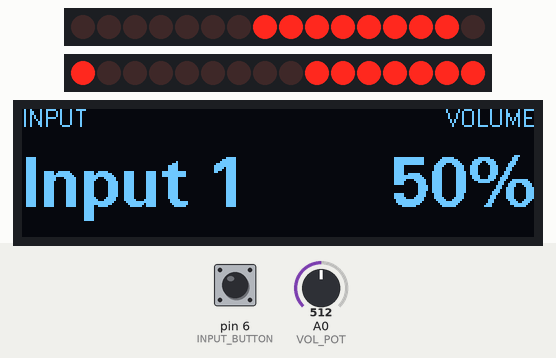
Recording of a program running on a simulated Arduino Uno, built with avr-gcc and run on an emulated ATmega328P. Shown: 2 × 16 port-expander outputs drawn as a row of LEDs (first output left, lit = HIGH), 256×64 one-colour display. Wiring (inferred from the names in the program): MCP23017 port expander at I2C address 0x20; MCP23017 port expander at I2C address 0x21. Wiring (inferred from the signals the program sends): 2 × row of LEDs: on Q0, Q1, Q2, Q3, Q4, Q5, Q6, Q7, Q8, Q9, Q10, Q11, Q12, Q13, Q14, Q15 / on Q0, Q1, Q2, Q3, Q4, Q5, Q6, Q7, Q8, Q9, Q10, Q11, Q12, Q13, Q14, Q15. The test bench sets the inputs (shaded band); at power-on: A0 (VOL_POT) = 512, pin 6 (INPUT_BUTTON) LOW. What the program prints to the serial monitor is not drawn.

Above: at 1.7 s.
1.8 s: A0 (VOL_POT) set to 1023
At 2.9 s:
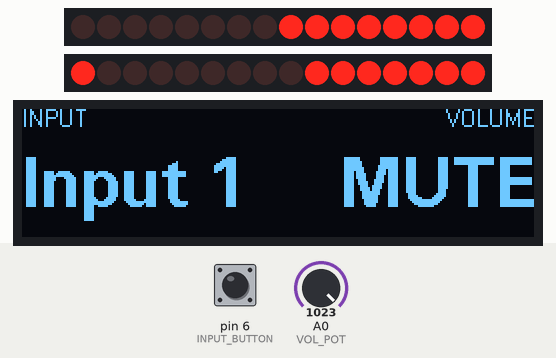
3.8 s: pin 6 (INPUT_BUTTON) pulled HIGH for 0.15 s
At 4.8 s:
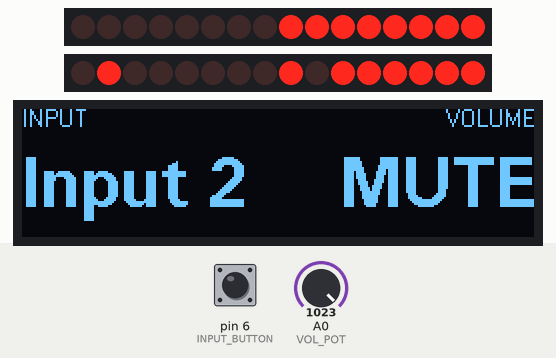
5.8 s: A0 (VOL_POT) set to 900
At 7.5 s:
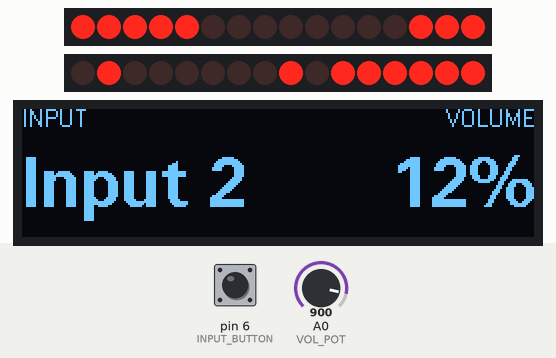
7.8 s: pin 6 (INPUT_BUTTON) pulled HIGH for 1 s
At 9.1 s:
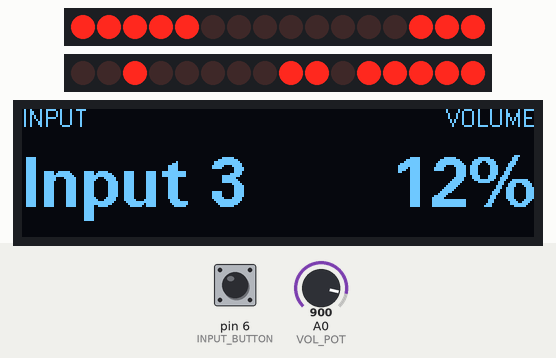
10.3 s: pin 6 (INPUT_BUTTON) pulled HIGH for 0.15 s
At 11.4 s:
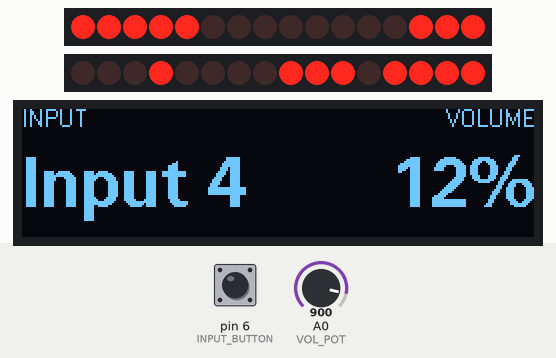
12.3 s: A0 (VOL_POT) set to 716
At 13.6 s:
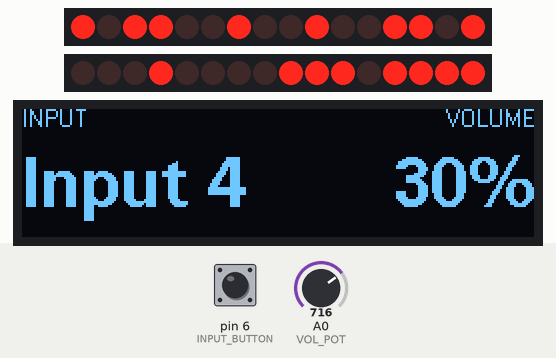
Timing chart, 0 to 15.3 s (numbered marks = the images above; inputs shaded):
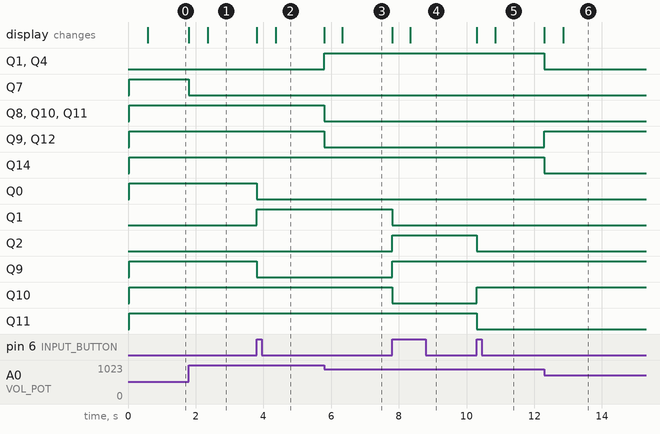

The program:

main.cpp
```cpp
#include <Arduino.h>
#include <Wire.h>

#include <EEPROMex.h>

#include "falk-pre-conf.h"

short butState = LOW;

unsigned long commitTimer = 0;

int settingsAddress;

void restoreSettings() {
  EEPROM.setMaxAllowedWrites(5);
  int savedAddress = EEPROM.getAddress(sizeof(int));
  settingsAddress = EEPROM.getAddress(sizeof(DeviceSettings));

  int yn = EEPROM.readInt(savedAddress);

  if(yn > 0) {
    EEPROM.readBlock<DeviceSettings>(settingsAddress, sysSettings);
  } else {
    for(int i = INP_MIN; i <= INP_MAX; i++) {
      sysSettings.inputs[i - 1].enabled = true;
      sysSettings.inputs[i - 1].icon = "";
      sysSettings.inputs[i - 1].name = String("Input ") + String(i);;
    }
    EEPROM.writeBlock<DeviceSettings>(settingsAddress, sysSettings);
    EEPROM.writeInt(savedAddress, 1);
  }
}

void writeSettings() {
  EEPROM.updateBlock<DeviceSettings>(settingsAddress, sysSettings);
}

void readInput() {
  short newState = digitalRead(INPUT_BUTTON);
  if (newState != butState) {
    if (newState == HIGH) {
      sysSettings.input += 1;
      if (sysSettings.input > INP_MAX) {
        sysSettings.input = INP_MIN;
      }
      relays.setInput(sysSettings.input);
      display.updateScreen();
    }
    butState = newState;
  }
}

void readVolume() {
  int16_t vol = analogRead(VOL_POT);
  vol = 255 - map(vol, 0, 1023, 0, 255);
  if (vol != sysSettings.volume) {
    sysSettings.volume = vol;
    relays.setVolume(sysSettings.volume);
    display.updateScreen();
  }
}


void setup() {
  Serial.begin(9600);
  Serial.println("Booting...");
  //configure the MCP27013 ICs
  relays.begin();

  //turn everything off, this gives us a chance to correctly set the volume to the max startup volume, if set
  relays.setInput(0);
  relays.setVolume(0);

  restoreSettings();
  relays.setInput(sysSettings.input);

  display.begin();
  readVolume();
  //in the event that volume really is zero, write to the screen
  if (sysSettings.volume == 0) {
    display.updateScreen();
  }
}

void loop() {
  readVolume();
  readInput();

  if (commitTimer > 0 and commitTimer > millis() + COMMIT_TIMEOUT) {
    writeSettings();
    commitTimer = 0;
  }
}
```

display.cpp
```cpp
#include "display.h"

#include "falk-pre-conf.h"

// THIS BLOCK NEEDED FOR THE DISPLAY
#include <SPI.h>
#include <U8g2lib.h>

//So you're here because the first few/last few lines of your display are missing, huh? You need to edit the display library, U8g2
// browse to:
//      <project path>/.pio/libdeps/ATmega328P/U8g2/src/clib/u8g2.h
// uncomment the following line (it'll be somewhere around line 71...)
// #define U8G2_16BIT

#ifdef __AVR_ATmega328P__
  //U8G2_SSD1322_NHD_256X64_1_4W_HW_SPI u8g2(U8G2_R2, 10, 9, 8);
  U8G2_SSD1322_NHD_256X64_1_4W_HW_SPI u8g2(U8G2_R2, SCREEN_CS, SCREEN_DC, SCREEN_RST);
#else
  U8G2_SSD1322_NHD_256X64_F_4W_HW_SPI u8g2(U8G2_R2, SCREEN_CS, SCREEN_DC, SCREEN_RST);
#endif

uint32_t screenTimer = 0;

void Display::begin() {
//start the screen object
  u8g2.begin();
}

void Display::loop() {
  if ((screenTimer > 0) && (millis() > screenTimer + SCREEN_TIMEOUT)) {
    Display::dimScreen();
  }
}

//function that puts the input and volume on the screen
void Display::updateScreen() {
  char volume [5];
  if (sysSettings.volume > 0) {
    uint16_t v = round(((float)sysSettings.volume / (float)VOL_MAX) * 100);
    itoa(v, volume, 10);
    strcat(volume, "%");
  } else {
    String s = "MUTE";
    strcpy(volume, s.c_str());
  }

  u8g2.setFont(u8g2_font_fub25_tf);
  //vertically centers the text
  uint16_t y = 49;
  //left starting position for the volume (so it's right-aligned)
  uint16_t x = 256 - u8g2.getStrWidth(volume);

  u8g2.setFont(u8g2_font_crox1h_tr);
  uint16_t x2 = 256 - u8g2.getStrWidth("VOLUME");

  //atmega328p needs paging, but the ESP32 has enough RAM to dump the whole thing...
#ifdef __AVR_ATmega328P__
  u8g2.firstPage();
  do {
#else
  u8g2.clearBuffer();					// clear the internal memory
#endif

    u8g2.setFont(u8g2_font_fub25_tf);
    u8g2.drawStr(0, y, sysSettings.inputs[sysSettings.input - 1].name.c_str());
    u8g2.drawStr(x, y, volume);

    u8g2.setFont(u8g2_font_crox1h_tr);
    u8g2.drawStr(0, 9, "INPUT");
    u8g2.drawStr(x2, 9, "VOLUME");

  //atmega328p needs paging, but the ESP32 has enough RAM to dump the whole thing...
#ifdef __AVR_ATmega328P__
  } while ( u8g2.nextPage() );
#else
  //write data to screen
  u8g2.sendBuffer();
#endif

  //max brightness
  u8g2.setContrast(255);
  //dim the display in 10s
  if (sysSettings.dim == 1) {
    screenTimer = millis();
  }
}

//no wifi on the ATMega...
void Display::wifiScreen(const char* ssid) {
  u8g2.clearBuffer();					// clear the internal memory

  u8g2.setFont(u8g2_font_open_iconic_www_2x_t);
  u8g2.drawGlyph(120,19,0x51);

  u8g2.setFont(u8g2_font_crox1h_tr);
  String string = "Search for this WiFi network";
  const char* str = string.c_str();
  uint16_t x = 128 - (u8g2.getStrWidth(str) / 2);
  uint16_t y = 45;
  u8g2.drawStr(x, y, str);

  u8g2.setFont(u8g2_font_tenthinnerguys_tr);
  x = 128 - (u8g2.getStrWidth(ssid) / 2);
  y = 61;
  u8g2.drawStr(x, y, ssid);

  u8g2.setContrast(255);
  u8g2.sendBuffer();
}

//called after the timeout elapses, drops screen brightness
void Display::dimScreen() {
  u8g2.setContrast(1);
  screenTimer = 0;
}

void Display::test() {
  u8g2.firstPage();
  do {
    u8g2.setFont(u8g2_font_ncenB10_tr);
    u8g2.drawStr(0,24,"Hello World!");
  } while ( u8g2.nextPage() );
  delay(5000);
}
```

display.h
```cpp
#ifndef FALK_DISP
#define FALK_DISP

class Display {
  public:
    void begin();
    void loop();
    void updateScreen(unsigned short input, unsigned short vol);
    void updateScreen();
    void wifiScreen(const char* ssid);
    void dimScreen();
    void test();
};

#endif
```

falk-pre-conf.cpp
```cpp
#include "falk-pre-conf.h"

DeviceSettings sysSettings;

String fw_version = "0.1.47";

int muteState = 0;

RelayController relays;
Display display;
```

falk-pre-conf.h
```cpp
#ifndef INITIAL_SETUP
#define INITIAL_SETUP

#include "Arduino.h"

// ====== MINIMUM AND MAXIMUM VOLUME ====== //

#define VOL_MIN                 0
#define VOL_MAX                 255

// ====== HOW MANY INPUTS ====== //

#define INP_MIN                 1
#define INP_MAX                 4

// ====== DISPLAY BEHAVIOR ====== //

#define SCREEN_TIMEOUT          10000

// ====== BUTTON SETTINGS ====== //

#define BUTTON_DEBOUNCE_DELAY   50
#define BUTTON_LONG_PRESS       2000

// ====== FLASH WEAR OUT PREVENTION ====== //

#define COMMIT_TIMEOUT          400

// ====== DEFINE PINS ====== //

#define SCREEN_CS               10
#define SCREEN_DC               9
#define SCREEN_RST              8

#define INPUT_BUTTON            6
#define VOL_POT                 A0

// ====== SETTINGS (INCL. DEFAULTS) ====== //
typedef struct {
  String name;
  String icon = "disc";
  int enabled = 1;
} DeviceInput;

typedef struct {
  int16_t volume = 26;
  int16_t input = INP_MIN;
  DeviceInput inputs [INP_MAX];
  uint16_t saved = 0;
  int dim = 1;
  int maxVol = VOL_MAX;
  int maxStartVol = -1;
} DeviceSettings;

extern DeviceSettings sysSettings;

// FIRMWARE VERSION (THIS SW)
extern String fw_version;

#include "relays.h"
extern RelayController relays;

#include "display.h"
extern Display display;

extern int muteState;

#endif
```

relays.cpp
```cpp
#include <Arduino.h>
#include <Wire.h>

#include "falk-pre-conf.h"
#include "relays.h"

int InputRelayPulseTime = 0;
int VolumeRelayPulseTime = 0;

void RelayController::inpEncLoop(int m) {
  if ((InputRelayPulseTime > 0) && (m > InputRelayPulseTime + RELAY_PULSE)) {
    endInputPulse();
  }
}

void RelayController::volEncLoop(int m) {
  if ((VolumeRelayPulseTime > 0) && (m > VolumeRelayPulseTime + RELAY_PULSE)) {
    endVolumePulse();
  }
}

void RelayController::begin() {
  Wire.begin();

  // configure volume
  Wire.beginTransmission(MCP_VOLUME_ADDRESS);  //select the first device (volume relays)
  Wire.write(MCP_PORTA);  //select the "A" bank
  Wire.write(MCP_OUTPUT);  //set to outputs
  Wire.endTransmission();  //kill the connection

  Wire.beginTransmission(MCP_VOLUME_ADDRESS);
  Wire.write(MCP_PORTB);  //select the "B" bank
  Wire.write(MCP_OUTPUT);  //set to outputs
  Wire.endTransmission();  //kill the connection

  Wire.beginTransmission(MCP_INPUT_ADDRESS);
  Wire.write(MCP_PORTA);  //select the "A" bank
  Wire.write(MCP_OUTPUT);  //set to outputs
  Wire.endTransmission();  //kill the connection

  Wire.beginTransmission(MCP_INPUT_ADDRESS);
  Wire.write(MCP_PORTB);  //select the "A" bank
  Wire.write(MCP_OUTPUT);  //set to outputs
  Wire.endTransmission();  //kill the connection
};

void RelayController::setInput(int input) {
  Serial.print("Setting volume to");
  Serial.println(input);
  uint8_t setVal = 1;
  for (uint8_t i = 1; i < input; i++) {
    setVal = setVal * 2;
  }

  Serial.println(setVal);
  //select the volume GPIOs
  Wire.beginTransmission(MCP_INPUT_ADDRESS);
  Wire.write(MCP_PORTA_PINS);
  Wire.write(setVal);
  Wire.endTransmission();  //kill the connection

  Serial.println(255-setVal);
  Wire.beginTransmission(MCP_INPUT_ADDRESS);
  Wire.write(MCP_PORTB_PINS);
  Wire.write(255 - setVal);
  Wire.endTransmission();  //kill the connection
  InputRelayPulseTime = millis();
}

void RelayController::endInputPulse() {
  //select the volume GPIOs
  Wire.beginTransmission(MCP_INPUT_ADDRESS);
  //select the "A" bank
  Wire.write(MCP_PORTA_PINS);
  //set volume
  Wire.write(0);
  //kill session
  Wire.endTransmission();
  //select the volume GPIOs
  Wire.beginTransmission(MCP_INPUT_ADDRESS);
  //select the "B" bank
  Wire.write(MCP_PORTB_PINS);
  //set volume
  Wire.write(0);
  //kill session
  Wire.endTransmission();
  //stop this running again
  InputRelayPulseTime = 0;
};

/*
void RelayController::setVolume() {
  //select the volume GPIOs
  Wire.beginTransmission(MCP_VOLUME_ADDRESS);
  //select the "A" bank pins
  Wire.write(MCP_PORTA_PINS);
  //set volume
  Wire.write(sysSettings.volume);
  //kill session
  Wire.endTransmission();
  //select the volume GPIOs
  Wire.beginTransmission(MCP_VOLUME_ADDRESS);
  //select the "A" bank pins
  Wire.write(MCP_PORTB_PINS);
  //set volume
  Wire.write(VOL_MAX - sysSettings.volume);
  //kill session
  Wire.endTransmission();
  VolumeRelayPulseTime = millis();
}
*/

void RelayController::setVolume(int volume) {
  //select the volume GPIOs
  Wire.beginTransmission(MCP_VOLUME_ADDRESS);
  //select the "A" bank pins
  Wire.write(MCP_PORTA_PINS);
  //set volume
  Wire.write(volume);
  //kill session
  Wire.endTransmission();
  //select the volume GPIOs
  Wire.beginTransmission(MCP_VOLUME_ADDRESS);
  //select the "A" bank pins
  Wire.write(MCP_PORTB_PINS);
  //set volume
  Wire.write(VOL_MAX - volume);
  //kill session
  Wire.endTransmission();
  VolumeRelayPulseTime = millis();
}

void RelayController::endVolumePulse() {
  //select the volume GPIOs
  Wire.beginTransmission(MCP_VOLUME_ADDRESS);
  //select the "A" bank pins
  Wire.write(MCP_PORTA_PINS);
  //set volume
  Wire.write(0);
  //kill session
  Wire.endTransmission();
  //select the volume GPIOs
  Wire.beginTransmission(MCP_VOLUME_ADDRESS);
  //select the "B" bank pins
  Wire.write(MCP_PORTB_PINS);
  //set volume
  Wire.write(0);
  //kill session
  Wire.endTransmission();
  //stop this running again
  VolumeRelayPulseTime = 0;
};

void RelayController::loop() {
  int m = millis();
  RelayController::inpEncLoop(m);
  RelayController::volEncLoop(m);
}
```

relays.h
```cpp
#ifndef FALK_RELAYS
#define FALK_RELAYS

//how to find the two MCP23017s
#define MCP_PORTA               0x00
#define MCP_PORTB               0x01
#define MCP_OUTPUT              0x00
#define MCP_INPUT               0x01

#define MCP_PORTA_PINS          0x12
#define MCP_PORTB_PINS          0x13

#define MCP_VOLUME_ADDRESS      0x20
#define MCP_INPUT_ADDRESS       0x21

#define RELAY_PULSE             50

class RelayController {
  private:
    void inpEncLoop(int m);
    void volEncLoop(int m);
    void endInputPulse();
    void endVolumePulse();
  public:
    void begin();
    void setInput(int input);
    void setVolume();
    void setVolume(int volume);
    void loop();
};

#endif
```

Measured:
- after the input at 1.8 s, Q7: HIGH → LOW at once; the display: first changes at once (image 1 shows a later state)
- after the input at 3.8 s, Q0, Q9: HIGH → LOW at once; Q1: LOW → HIGH at once; the display: first changes at once (image 2 shows a later state)
- after the input at 5.8 s, Q1, Q4: LOW → HIGH at once; Q8–12: HIGH → LOW at once; the display: first changes at once (image 3 shows a later state)
- after the input at 7.8 s, Q1, Q10: HIGH → LOW at once; Q2, Q9: LOW → HIGH at once; the display: first changes at once (image 4 shows a later state)
- after the input at 10.3 s, Q2, Q11: HIGH → LOW at once; Q10: LOW → HIGH at once; the display: first changes at once (image 5 shows a later state)
- after the input at 12.3 s, Q1, Q4, Q14: HIGH → LOW at once; Q9, Q12: LOW → HIGH at once; the display: first changes at once (image 6 shows a later state)
